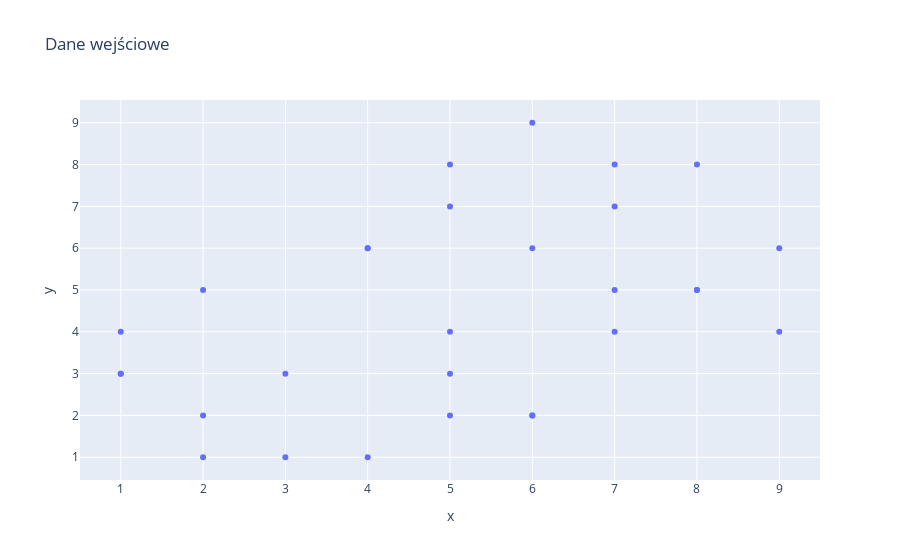

Source (notebook cell):
### Code cell
#Smote test
# tutaj jest tymczasowy test Smote żeby ogarnąć poprawne liczebności
import plotly.express as px
temp_Cluter = np.array([[1,3,2,4,6,2,1,3,6,4,5,1,5,2,6,8,7,9,5,8,6,8,7,9,5,7,4,5,7],
                        [3,1,2,6,2,5,4,3,2,1,3,3,2,1,6,5,7,6,4,8,9,5,8,4,7,5,6,8,4]])
temp_Cluter_y = np.array([0,0,0,0,0,0,0,0,0,0,0,0,0,0,0,0,0,1,1,1,1,1,1,1,1,1,1,1,1])
print('temp_Cluter shape: ',temp_Cluter.shape)
print('temp_Cluter_y shape: ',temp_Cluter_y.shape)
fig = px.scatter(x=temp_Cluter[0],y=temp_Cluter[1],title="Dane wejściowe")
fig.show()

### Figure 1 — Plotly figure (JSON) as saved in the notebook; plotly's stock layout.template omitted (floating-point values rounded to 4 significant figures)
{"data": [{"hovertemplate": "x=%{x}<br>y=%{y}<extra></extra>", "legendgroup": "", "marker": {"color": "#636efa", "symbol": "circle"}, "mode": "markers", "name": "", "orientation": "v", "showlegend": false, "type": "scatter", "x": [1, 3, 2, 4, 6, 2, 1, 3, 6, 4, 5, 1, 5, 2, 6, 8, 7, 9, 5, 8, 6, 8, 7, 9, 5, 7, 4, 5, 7], "xaxis": "x", "y": [3, 1, 2, 6, 2, 5, 4, 3, 2, 1, 3, 3, 2, 1, 6, 5, 7, 6, 4, 8, 9, 5, 8, 4, 7, 5, 6, 8, 4], "yaxis": "y"}], "layout": {"legend": {"tracegroupgap": 0}, "title": {"text": "Dane wejściowe"}, "xaxis": {"anchor": "y", "domain": [0, 1], "title": {"text": "x"}}, "yaxis": {"anchor": "x", "domain": [0, 1], "title": {"text": "y"}}}}
